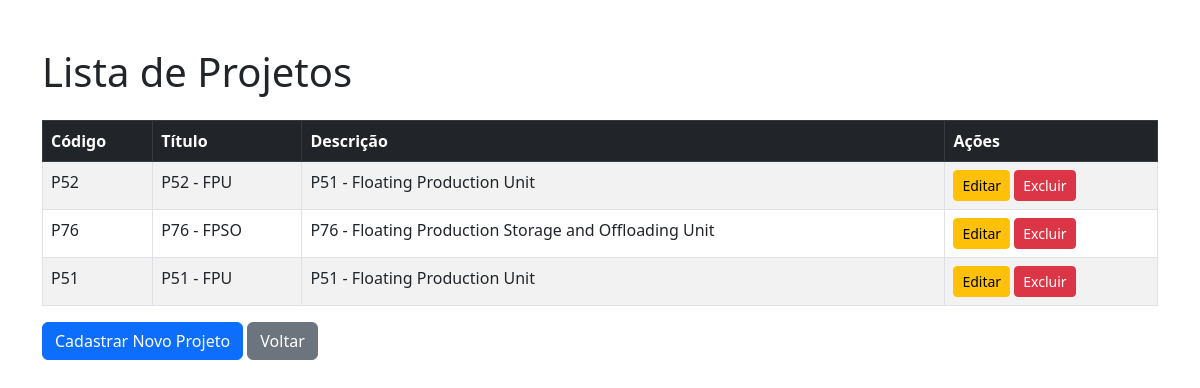
The app's page /projects with its own data.
### app/database.py (models this page shows, shortened)
class Project(Base):
    __tablename__ = 'projects'
    id = Column(Integer, primary_key=True, autoincrement=True)
    code = Column(String(5), nullable=False)
    title = Column(String, nullable=False)
    description = Column(String)
    deliverables = relationship('Deliverable', back_populates='project')

### app/__init__.py (the view)
@app.route('/projects', methods=['GET'])
def list_projects():
    projects = session.query(Project).all()
    return render_template('projects.html', projects=projects)

### app/templates/projects.html (shortened to what this page needs)
<!DOCTYPE html>
<html lang="en">
<head>
    <link href="https://cdn.jsdelivr.net/npm/bootstrap@5.3.0/dist/css/bootstrap.min.css" rel="stylesheet">
</head>
<body>
    <div class="container mt-5">
        <h1 class="mb-4">Lista de Projetos</h1>
        <table class="table table-striped table-bordered">
            <thead class="table-dark">
                <tr>
                    <th>Código</th>
                    <th>Título</th>
                    <th>Descrição</th>
                    <th>Ações</th>
                </tr>
            </thead>
            <tbody>
                {% for project in projects %}
                <tr>
                    <td>{{ project.code }}</td>
                    <td>{{ project.title }}</td>
                    <td>{{ project.description }}</td>
                    <td>
                        <a href="/projects/{{ project.id }}/edit" class="btn btn-warning btn-sm">Editar</a>
                        <button class="btn btn-danger btn-sm" data-bs-toggle="modal" data-bs-target="#deleteModal{{ project.id }}">Excluir</button>
                    </td>
                </tr>
                {% endfor %}
            </tbody>
        </table>
        <div class="text-align-left">
            <a href="/projects/new" class="btn btn-primary">Cadastrar Novo Projeto</a>
            <a href="/" class="btn btn-secondary">Voltar</a>
        </div>
    </div>
</body>
</html>

### records on screen
Project: code "P52", title "P52 - FPU", description "P51 - Floating Production Unit"
Project: code "P76", title "P76 - FPSO", description "P76 - Floating Production Storage and Offloading Unit"
Project: code "P51", title "P51 - FPU", description "P51 - Floating Production Unit"
